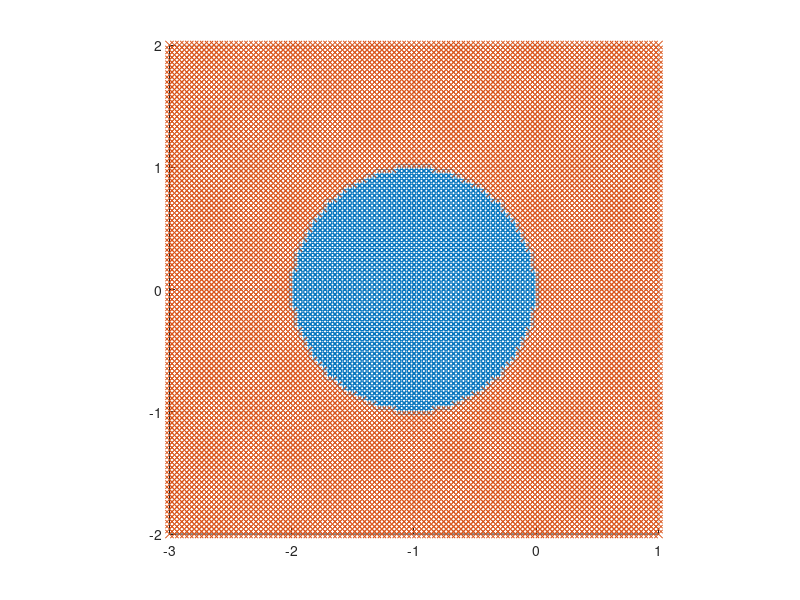

Source code (MATLAB): (Note: this script raises an error after producing the figure.)
% plot regioni di assoluta stabilità
clear; clc; close all

%% Eulero esplicito
x_range= linspace(-3, 1);
y_range = linspace(-2, 2);

[X, Y] = meshgrid(x_range, y_range);

Z = X + 1i*Y; % punti nel piano complesso

in = Z( abs(Z + 1) < 1 );
out = Z( abs(Z + 1) >= 1 );

figure;
scatter(real(in), imag(in), 'oy')
hold on
scatter(real(out), imag(out), 'x')
grid on
axis square
title('Eulero esplicito', Interpreter='latex')

figure; 
abs_Z = min(abs(Z + 1), 1);
surf(X, Y, abs_Z) 
colorbar
axis square
title('Eulero esplicito', Interpreter='latex')

figure; 
contour(X, Y, abs_Z)
grid on
axis square
title('Eulero esplicito', Interpreter='latex')

%% Eulero implicito

x_range= linspace(-1, 3);
y_range = linspace(-2, 2);

[X, Y] = meshgrid(x_range, y_range);

Z = X + 1i*Y; % punti nel piano complesso

in = Z( abs(Z - 1) < 1 );
out = Z( abs(Z - 1) >= 1 );

figure;
scatter(real(in), imag(in), 'oy')
hold on
scatter(real(out), imag(out), 'x')
grid on
axis square
title('Eulero implicito', Interpreter='latex')

figure; 
abs_Z = min(abs(Z - 1), 1);
surf(X, Y, abs_Z) 
colorbar
axis square
title('Eulero implicito', Interpreter='latex')

figure; 
contour(X, Y, abs_Z)
grid on
axis square
title('Eulero implicito', Interpreter='latex')

%% Runge Kutta 2

A_rk2 = [0 0; 1 0];
b_rk2 = [0.5, 0.5];
c_rk2 = [0; 1];

x_range= linspace(-20, 0);
y_range = linspace(-20, 0);

[X, Y] = meshgrid(x_range, y_range);

Z = X + 1i*Y; % punti nel piano complesso

rZ = r(A_rk2, b_rk2, Z);
in = Z( abs(rZ) < 1 );
out = Z( abs(rZ) >= 1 );

figure;
scatter(real(in), imag(in), 'oy')
hold on
scatter(real(out), imag(out), 'x')
grid on
axis square
title('RK 2', Interpreter='latex')

figure; 
abs_Z = min(abs(rZ), 1);
surf(X, Y, abs_Z) 
colorbar
axis square
title('RK 2', Interpreter='latex')

figure; 
contour(X, Y, abs_Z)
grid on
axis square
title('RK 2', Interpreter='latex')

%% Runge Kutta 4

A_rk4 = [0 0 0 0; 1/2 0 0 0; 0 1/2 0 0; 0 0 1 0];
b_rk4 = [1/6 1/3 1/3 1/6];
c_rk4 = [0 1/2 1/2 1];

x_range= linspace(-20, 0);
y_range = linspace(-20, 0);

[X, Y] = meshgrid(x_range, y_range);

Z = X + 1i*Y; % punti nel piano complesso

rZ = r(A_rk2, b_rk2, Z);
in = Z( abs(rZ) < 1 );
out = Z( abs(rZ) >= 1 );

figure;
scatter(real(in), imag(in), 'oy')
hold on
scatter(real(out), imag(out), 'x')
grid on
axis square
title('RK 4', Interpreter='latex')

figure; 
abs_Z = min(abs(rZ), 1);
surf(X, Y, abs_Z) 
colorbar
axis square
title('RK 4', Interpreter='latex')

figure; 
contour(X, Y, abs_Z)
grid on
axis square
title('RK 4', Interpreter='latex')


function rZ = r(A, b, Z)
    rZ = zeros(size(Z));
    dim = length(b);
    for h = 1:size(Z, 1)
        for k = 1:size(Z, 2)
            z = [real(Z(h, k)) imag(Z(h, k))];
            rz = 1+z.*(b*( (eye(dim)-z*A) \ ones(dim, 1) ));
            rz = complex(rz(1), rz(2));
            rZ(h, k) = rz;

        end
    end
end
